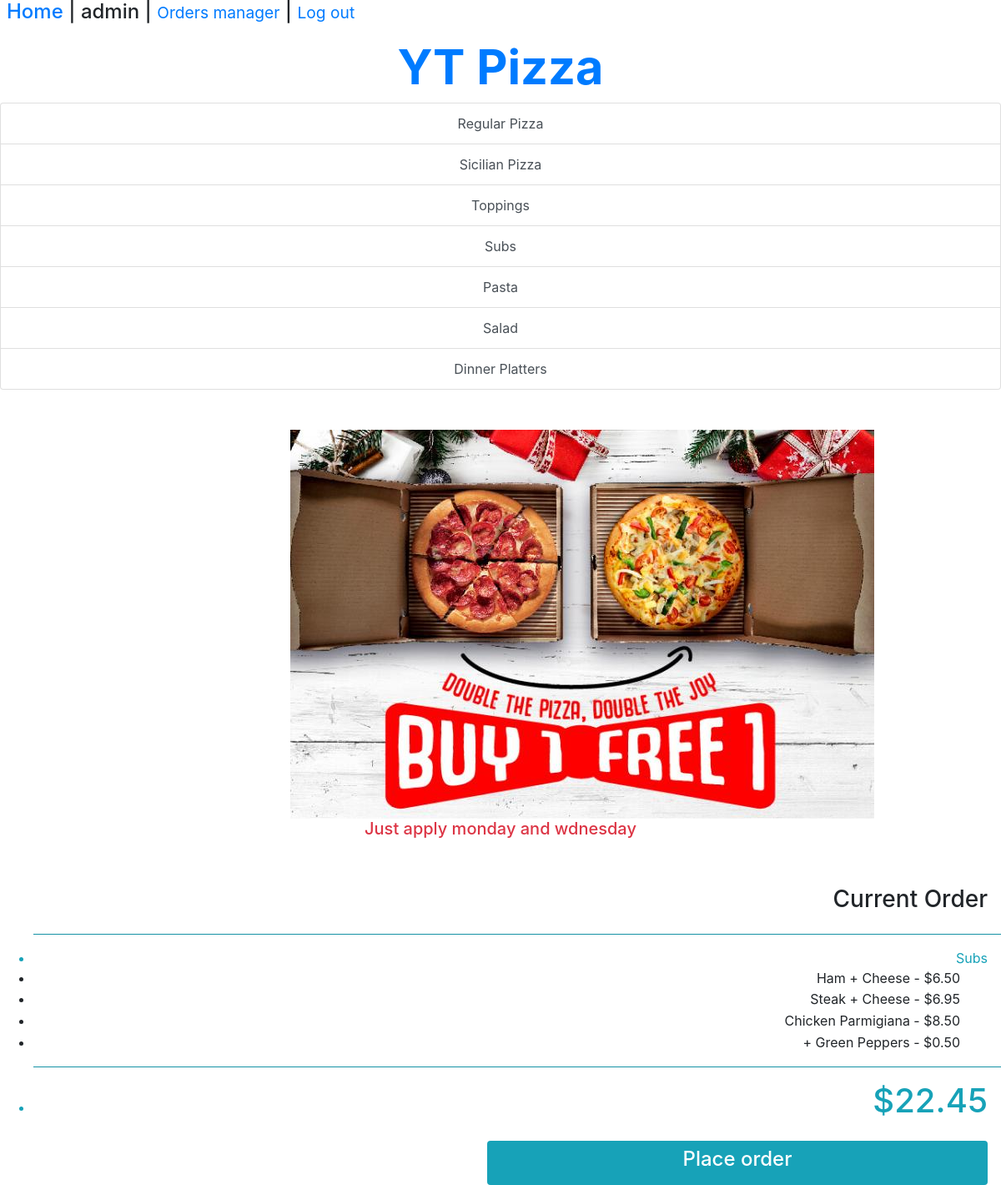
Page / (signed in) on the committed database.
### orders/models.py (models this page shows)
class Category(models.Model):
    name=models.CharField(max_length=64)
    def __str__(self):
        return f"{self.name}"

class Order2(models.Model):
    user=models.ForeignKey(User,on_delete=models.CASCADE)
    number=models.IntegerField()
    category=models.CharField(max_length=64,null=True)
    name=models.CharField(max_length=64)
    price=models.DecimalField(max_digits=4,decimal_places=2)
    def __str__(self):
        return f"{self.name} - ${self.price} "

### orders/views.py (the view)
# urls.py: path("", views.index, name="index")
def index(request):
    if not request.user.is_authenticated:
        return render(request,"login.html",{"message":None})
    order_number=User_order.objects.get(user=request.user,status='initiated').order_number
    context = {
        "user":request.user,
        "Checkout":Order2.objects.filter(user=request.user,number=order_number),
        "Checkout_category":Order2.objects.filter(user=request.user,number=order_number).values_list('category').distinct(),
        "Total":list(Order2.objects.filter(user=request.user,number=order_number).aggregate(Sum('price')).values())[0],
        "Category": Category.objects.all(),
        "Order_number":order_number
    }
    return render(request,"index.html",context)

### orders/templates/index.html
{% extends "layout.html" %}
{% block body%}
<div class=' text-center p-5 '>
        <img src="static/pizza.jpg" alt="Pizza Promo">
        <h5 class=' text-danger'>Just apply monday and wdnesday</h5>
</div>
{% endblock %}

### orders/templates/layout.html (shortened to what this page needs)
<!DOCTYPE html>
<html style="height:100%">
<head>
    {% load static %}
    <link rel="stylesheet" href="https://stackpath.bootstrapcdn.com/bootstrap/4.3.1/css/bootstrap.min.css">
    <link rel="stylesheet" href="https://maxcdn.bootstrapcdn.com/bootstrap/4.1.3/css/bootstrap.min.css">
</head>
<body style="height:100%">
    {% if Category %}
    <div id='username'>
        <h4 class='px-2' ><a href="{% url 'index' %}"> Home </a> |
            {{user.username}} |
            {% if user.is_superuser %}
            <small><a href="{% url 'orders_manager' user Order_number %}">Orders manager</a></small> |
            {% endif %}
            <small><a href="{% url 'logout' %}"> Log out&nbsp;</a></small>
        </h4>
    </div>
    {% endif %}
    <p style="font-size:360%;" class='text-center m-0 font-weight-bold'><a href="{% url 'index' %}">YT Pizza</a></p>
    <div id='category' class="list-group text-center">
        {% for category in Category %}
        <a href="{% url 'menu' category  %}" class="list-group-item list-group-item-action">{{category}}</a>
        {% endfor %}
    </div>
    <div id='center_box' class='w-50  mx-auto  '>
        {% block body%}
        {% endblock %}
    </div>
    <div id='checkout' class='list-group text-right '>
    {% if Category %}
        <h3 class=' text-right pr-3'>Current Order</h3>
        <ul >
            <hr class='bg-info'>
            {% for check_cat in Checkout_category %}
                <li class='text-info text-right pr-3'>{{check_cat|cut:"("|cut:")"|cut:","|cut:"'"}}</li>
                {% for row in Checkout %}
                {% if row.category == check_cat|cut:"("|cut:")"|cut:","|cut:"'"  %}
                <li class='pr-3'>{{row}}&nbsp;<a href="{% url 'delete' row.category row.name row.price %}"><img class='plus rounded' src="{% static 'minus.png' %}"></a></li>
                {% endif %}
                {% endfor %}
            {% endfor %}
            <hr class='bg-info'>
            <li class='text-info text-right pr-3 '><h1><small class='text-white'>Total</small> ${{Total|floatformat:2}}</h1></li>
        </ul>
    <a id='place_order'  href="{% url 'my_orders' Order_number %}"><div  class='bg-info w-50 rounded p-2  ml-auto mr-3 text-center text-white '><h4>Place order</h4></div></a>
    {% endif %}
    </div>
</body>
</html>

### rows in the picture
Category: name "Regular Pizza"
Category: name "Sicilian Pizza"
Category: name "Toppings"
Category: name "Subs"
Category: name "Pasta"
Category: name "Salad"
Category: name "Dinner Platters"
Order2: name+price "Ham + Cheese - $6.50"
Order2: name+price "Steak + Cheese - $6.95"
Order2: name+price "Chicken Parmigiana - $8.50"
Order2: name+price "+ Green Peppers - $0.50"

### other values in the picture
{{ user.username }} "admin"
{{ check_cat|cut:"("|cut:")"|cut:","|cut:"'" }} "Subs"
{{ Total|floatformat:2 }} "22.45"
